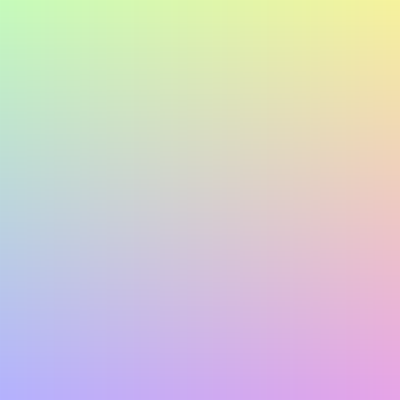

Python code for this plot:
from PIL import Image, ImageDraw
import numpy as np

def interpolate_color(color1, color2, ratio):
    return tuple(int(c1 + (c2 - c1) * ratio) for c1, c2 in zip(color1, color2))

def generate_gradient(width, height, color_tl, color_tr, color_bl, color_br, output_file):
    img = Image.new('RGB', (width, height))
    draw = ImageDraw.Draw(img)

    for y in range(height):
        for x in range(width):
            ratio_x = x / (width - 1)
            ratio_y = y / (height - 1)
            color_top = interpolate_color(color_tl, color_tr, ratio_x)
            color_bottom = interpolate_color(color_bl, color_br, ratio_x)
            color = interpolate_color(color_top, color_bottom, ratio_y)
            draw.point((x, y), fill=color)

    img.save(output_file, 'PNG')

if __name__ == '__main__':
    width = 400
    height = 400
    color_tl = (198, 252, 187)   # #C6FCBB
    color_tr = (247, 243, 157)   # #F7F39D
    color_bl = (180, 178, 255)   # #B4B2FF
    color_br = (231, 163, 232)   # #E7A3E8
    output_file = 'gradient.png'

    generate_gradient(width, height, color_tl, color_tr, color_bl, color_br, output_file)
